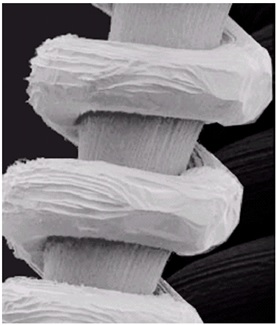
#> input picture Assignment2/test/test.jpg, 276 x 325 px
$ python test.py
#> lines starting #> are read from the running program, lines starting #| are printed output that depends on the picture
import cv2
import numpy as np
from scipy.ndimage import uniform_filter

def global_histogram_equalization(img):
    hist, _ = np.histogram(img.flatten(), 256, [0, 256])
#> hist = 256 values, max 6680 at index 28, min 0 at index 240, mean 350.4
    # cumulative distribution function
    cdf = hist.cumsum()
#> cdf = 256 values from 2824 to 89700
    # print("cdf : \n",cdf)
    cdf_normalized = ((cdf - cdf.min())* 255) / cdf[-1] #Normalize to range [0, 255]
#> cdf_normalized = 256 values from 0 to 247
    # print("cdf normalizaed : \n",cdf_normalized)
    img_equalized = cdf_normalized[img] # For each pixel in the img, find its corresponding equalized value in cdf_normalized.
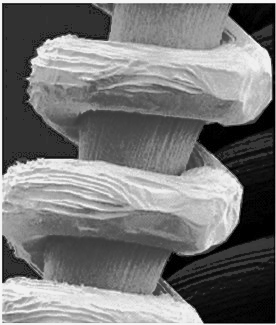
#> img_equalized: shape (325, 276) float64; min 0, max 247, mean 121.1
    return img_equalized.astype(np.uint8)

def local_histogram_equalization(img, kernel_size=3):
    # Pad for edge of picture
#> called with kernel_size = 3
    half_size = kernel_size//2
    # padded_img = np.pad(img, ((half_size, half_size), (half_size, half_size)), mode='reflect')
    img_equalized = np.copy(img)

    # img_equalized = np.zeros_like(img, dtype=np.uint8)

    global_mean = np.mean(img)
#> global_mean = 128.5
    global_deviation = np.std(img)
#> global_deviation = 74.44
    # [5 lines of commented-out code are left out]

    for i in range(half_size, img.shape[0]-half_size + 1):
        for j in range(half_size, img.shape[1]-half_size + 1):

            # Extract local region
            # local_region = padded_img[i-half_size:i+half_size+1, j-half_size:j+half_size+1]

            # print(f"img : {img}")

            local_region = img[i-half_size:i+half_size+1, j-half_size:j+half_size+1]
            # sigma = np.std(local_region)
            # if sigma <= global_deviation:

            # Equalize the local region
            # hist = represents the number of pixels in local_region

            hist, bins = np.histogram(local_region.flatten(), 256, [0, 256])
            cdf = hist.cumsum()

            if cdf[-1] == 0:
                continue

            cdf_normalized = (cdf - cdf.min()) * 255 / cdf[-1]
            # cdf_normalized = (cdf) * 255 / cdf[-1]
            # print(f"cdf : {cdf}")
            # print(f"cdf normalized : {cdf_normalized}")
            central_pixel = local_region[half_size, half_size]
            mean = np.mean(local_region)

            if mean < global_mean:
                img_equalized[i, j] = cdf_normalized[central_pixel]
                # img_equalized[i, j] = central_pixel

            else :
                pass
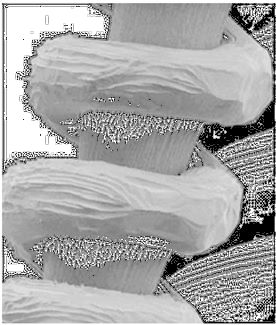
#> img_equalized: shape (325, 276); min 0, max 255, mean 168.8

    return img_equalized

image_path = 'test.jpg'
image = cv2.imread(image_path, cv2.IMREAD_GRAYSCALE)

global_hist_equalized = global_histogram_equalization(image)
local_hist_equalized_3x3 = local_histogram_equalization(image, 3)
# local_hist_equalized_7x7 = local_histogram_equalization(image, 7)
# local_hist_equalized_11x11 = local_histogram_equalization(image, 11)


cv2.imshow('Original', image)
cv2.imshow('Global Histogram Equalization', global_hist_equalized)
cv2.imshow('Local Histogram Equalization 3x3', local_hist_equalized_3x3)
# cv2.imshow('Local Histogram Equalization 7x7', local_hist_equalized_7x7)
# cv2.imshow('Local Histogram Equalization 11x11', local_hist_equalized_11x11)


cv2.waitKey(0)
cv2.destroyAllWindows()
